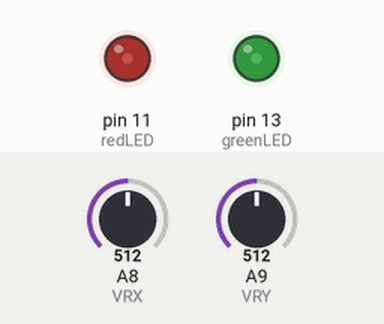
This sketch was run on a simulated Arduino Mega 2560, built with avr-gcc and run on an emulated ATmega2560. Shown: output pins drawn as LEDs (lit = HIGH). The inputs (shaded band) are chosen by the test bench; at power-on: A8 (VRX) = 512, A9 (VRY) = 512.

Above: at 1.2 s.
1.3 s: A8 (VRX) set to 716
At 2.3 s:
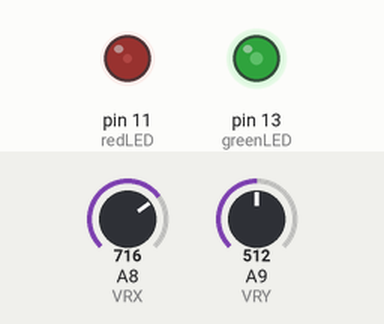
2.8 s: A9 (VRY) set to 900
At 3.7 s:
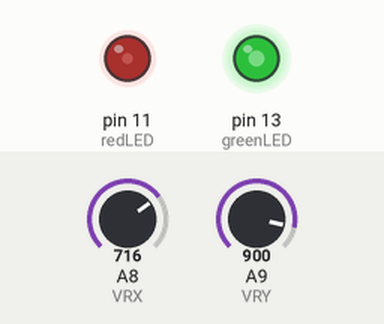
4.3 s: A8 (VRX) set to 900
At 4.7 s:
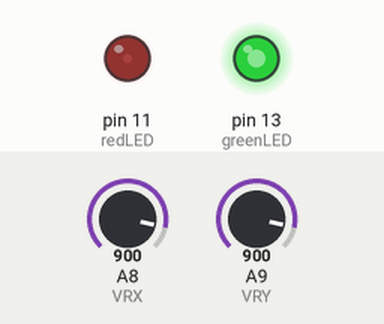
5.8 s: A9 (VRY) set to 716
At 6.9 s:
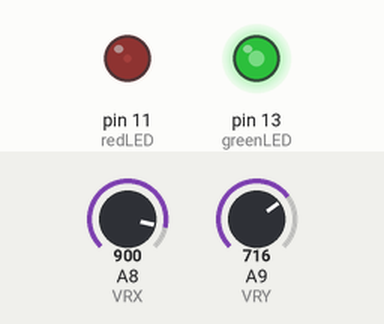
7.3 s: A8 (VRX) set to 1023
At 8.3 s:
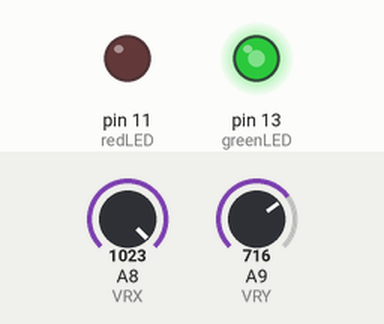
8.8 s: A9 (VRY) set to 511
At 9.3 s:
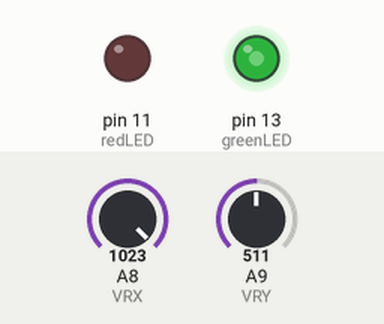
Timing chart, 0 to 11.3 s (numbered marks = the images above; inputs shaded):
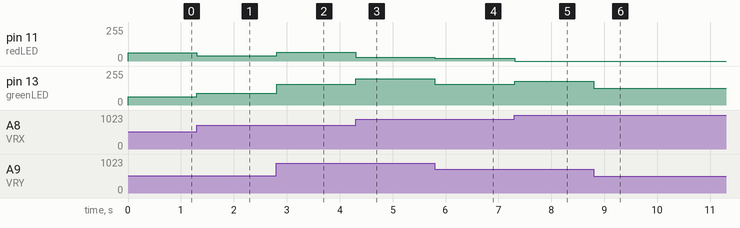

The sketch:

exercise2.ino
```cpp
#define VRX A8
#define VRY A9

#define redLED 11
#define greenLED 13

float brightness = 0;
float ledDirection = 0;

void setup() {
  pinMode(redLED, OUTPUT);
  pinMode(greenLED, OUTPUT);
}

void loop() {
  int xValue = analogRead(VRX);
  int yValue = analogRead(VRY);

  brightness = convert(yValue);
  ledDirection = (float) xValue/1024;

  analogWrite(greenLED, ledDirection*brightness);
  analogWrite(redLED, (1 - ledDirection)*brightness);

  delay(10);
}

int convert(float value) {
  return value*255/1024;
}
```

Measured:
- after the input at 1.3 s, pin 11 (redLED): 63/255 → 38/255 at once; pin 13 (greenLED): 63/255 → 88/255 at once
- after the input at 2.8 s, pin 11 (redLED): 38/255 → 67/255 at once; pin 13 (greenLED): 88/255 → 156/255 at once
- after the input at 4.3 s, pin 11 (redLED): 67/255 → 27/255 at once; pin 13 (greenLED): 156/255 → 196/255 at once
- after the input at 5.8 s, pin 11 (redLED): 27/255 → 21/255 at once; pin 13 (greenLED): 196/255 → 156/255 at once
- after the input at 7.3 s, pin 11 (redLED): 21/255 → 0/255 at once; pin 13 (greenLED): 156/255 → 177/255 at once
- after the input at 8.8 s, pin 13 (greenLED): 177/255 → 126/255 at once
